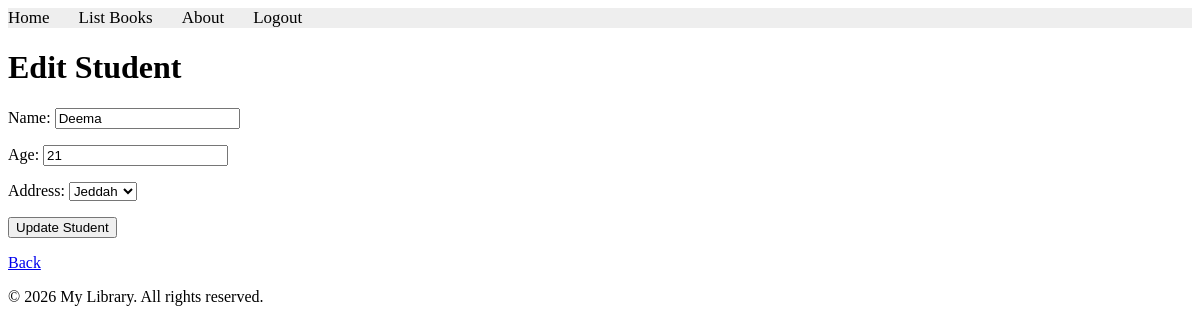
The app's page /books/lab10/task1/students/2/edit (signed in) with its own data.
### apps/bookmodule/models.py (models this page shows, shortened)
class Student(models.Model):
    name = models.CharField(max_length=100)
    age = models.IntegerField()
    address = models.ForeignKey(Address, on_delete=models.CASCADE)

### apps/bookmodule/views.py (the view)
# urls.py: path('lab10/task1/students/<int:id>/edit', views.lab10_task1_edit_student, name="books.lab10_task1_edit_student"),
@login_required(login_url='/users/login')
def lab10_task1_edit_student(request, id):
    student = get_object_or_404(Student, id=id)
    if request.method == 'POST':
        form = StudentForm(request.POST, instance=student)
        if form.is_valid():
            form.save()
            return redirect('books.lab10_task1_students')
    else:
        form = StudentForm(instance=student)
    return render(
        request,
        'bookmodule/lab10_form.html',
        {'form': form, 'title': 'Edit Student', 'button_text': 'Update Student'},
    )

### apps/bookmodule/forms.py
class StudentForm(forms.ModelForm):
    class Meta:
        model = Student
        fields = ['name', 'age', 'address']
        widgets = {
            'name': forms.TextInput(attrs={'placeholder': 'Enter student name'}),
            'age': forms.NumberInput(attrs={'min': '1'}),
        }

### apps/bookmodule/models.py (called while the page is built)
    def __str__(self):
        return self.city

### apps/templates/bookmodule/lab10_form.html (shortened to what this page needs)
{% extends "layouts/base.html" %}
{% block content %}
<h1>{{ title }}</h1>
<form method="post">
  {{ form.as_p }}
  <button type="submit">{{ button_text }}</button>
</form>
<p><a href="javascript:history.back()">Back</a></p>
{% endblock content %}

### records on screen
Student: name "Deema", age "21", address "Jeddah"

### other values on screen
{{ title }} "Edit Student"
{{ button_text }} "Update Student"
